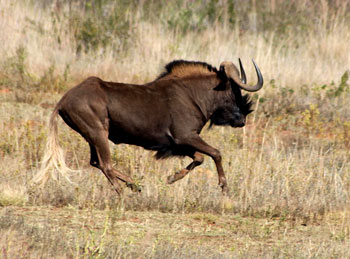
#> input picture opencv/commercial/Instructions/OpenCV_Basics/image.jpg, 350 x 259 px, given in place of the camera
$ python backProjection_masked_kernelTests.py
#> lines starting #> are read from the running program, lines starting #| are printed output that depends on the picture; after the words box and inside, x2 and y2 are one past the last pixel; in counts of white or black regions, pixels touching at a corner belong together
import numpy as np
import cv2
from matplotlib import pyplot as plt

xi, yi, xf, yf = 0, 0, 0, 0
selecting = False
foo = False
# bar = False
def regionSelect(event, x, y, flags, param):
    # print(selecting)
    global xi, yi, xf, yf, selecting, foo, roiHist #, bar
    if event == cv2.EVENT_LBUTTONDOWN:
        plt.close('all')
        selecting = True
        xi, yi = x, y
    elif event == cv2.EVENT_LBUTTONUP:
        selecting = False
        foo = True
        xf, yf = x, y
        # mask[min(yi, yf):max(yi, yf), min(xi, xf):max(xi, xf)] = 255
        roiHist = cv2.calcHist([hsv], [0, 1], mask, [180, 256], [0, 180, 0, 256])
        # roiHist = cv2.normalize(roiHist, roiHist, 0, 255, cv2.NORM_MINMAX)

cap = cv2.VideoCapture(1)
cv2.namedWindow('frame')
cv2.setMouseCallback('frame', regionSelect)

roiHist = np.zeros((180, 256), np.uint8)

while(True):
    _, frame = cap.read()
#> frame is the input picture: shape (259, 350, 3); mean B, G, R 113.2, 147.9, 171.8
    hsv = cv2.cvtColor(frame, cv2.COLOR_BGR2HSV)
#> hsv: shape (259, 350, 3); mean H, S, V 18.8, 94.4, 171.9
    mask = np.zeros(frame.shape[:2], np.uint8)

    mask[min(yi, yf):max(yi, yf), min(xi, xf):max(xi, xf)] = 255
    # cv2.rectangle(frame, (xi, yi), (xf, yf), (255, 0, 0), 3)
    # roiHist = cv2.calcHist([hsv], [0, 1], mask, [180, 256], [0, 180, 0, 256])
    roiHist = cv2.normalize(roiHist, roiHist, 0, 255, cv2.NORM_MINMAX)

    targetHist = cv2.calcHist([hsv], [0, 1], None, [180, 256], [0, 180, 0, 256])
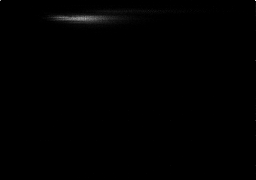
#> targetHist: shape (180, 256) float32; min 0, max 543, mean 2; drawn with min black and max white

    dst = cv2.calcBackProject([hsv], [0, 1], roiHist, [0, 180, 0, 256], 1)
#> dst: shape (259, 350); every value is 0
    disk = cv2.getStructuringElement(cv2.MORPH_ELLIPSE, (5,5))
    cv2.filter2D(dst, -1, disk, dst)
    gray = np.copy(dst)
    # threshold and binary AND
    ret, thresh = cv2.threshold(dst, 50, 255, 0)
    # ret, thresh = cv2.threshold(dst, 230, 255, 0)
    # kernel = np.ones((5,5), np.uint8)
    kernelKill = cv2.getStructuringElement(cv2.MORPH_ELLIPSE, (10,10))
    kernelBirth = cv2.getStructuringElement(cv2.MORPH_ELLIPSE, (5,5))
    # kernel = disk
    # threshold = cv2.morphologyEx(thresh, cv2.MORPH_CLOSE, kernel)

    thresh = cv2.erode(thresh, kernelKill, iterations = 2) # iter = 2
    thresh = cv2.dilate(thresh, kernelBirth, iterations= 4) # iter = 3

    masked_dots = cv2.bitwise_and(gray, gray, mask = thresh)


    # apply color maps - applyColorMap(src, dst, colormap)
    gray = cv2.applyColorMap(gray, cv2.COLORMAP_JET)
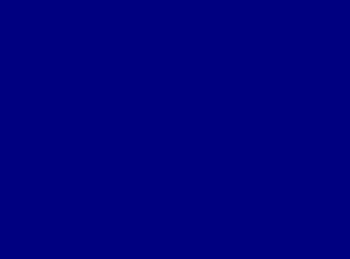
#> gray: shape (259, 350, 3); mean B, G, R 128, 0, 0

    # thresh = cv2.merge((thresh, thresh, thresh))
    # res = cv2.bitwise_and(frame, thresh)
    cv2.imshow('mask', mask)
    # display the resulting frame
    cv2.imshow('frame', frame)
    cv2.imshow('roiHist', roiHist)
    cv2.imshow('tHist', targetHist)
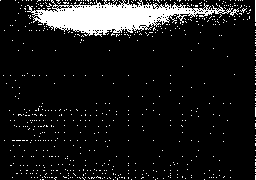
#> window 'tHist': shape (180, 256); 9.8% white; 660 white regions (658 under 20 px), largest, box (x1, y1, x2, y2) and area: (27, 0, 239, 37) 3568, (255, 0, 256, 22) 22
    cv2.imshow('threshold map', thresh)
    cv2.imshow('distance', gray)
    cv2.imshow('maskedDots', masked_dots)
    # cv2.imshow('dst', dst)

    if cv2.waitKey(1) & 0xFF == 27:
#> (key Esc is pressed here)
        break
# when everything is done, release the capture
plt.close('all')
cap.release()
cv2.destroyAllWindows()
